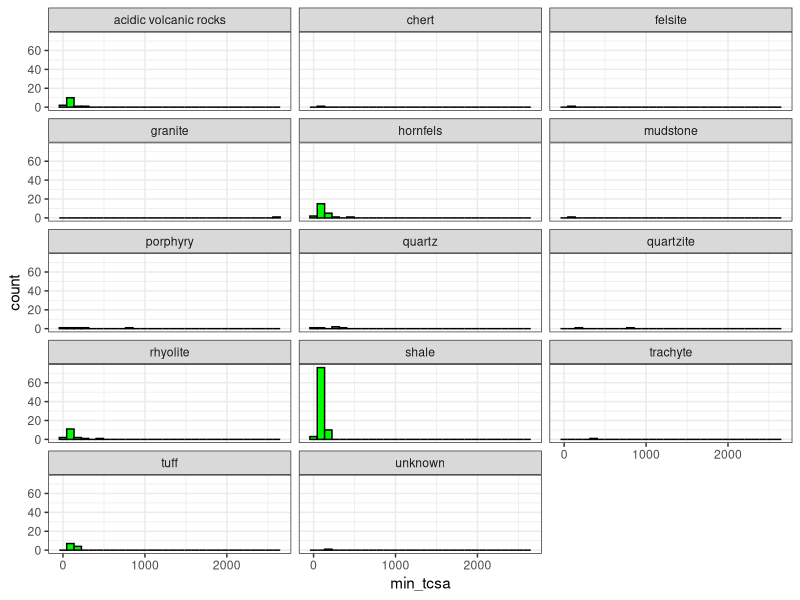
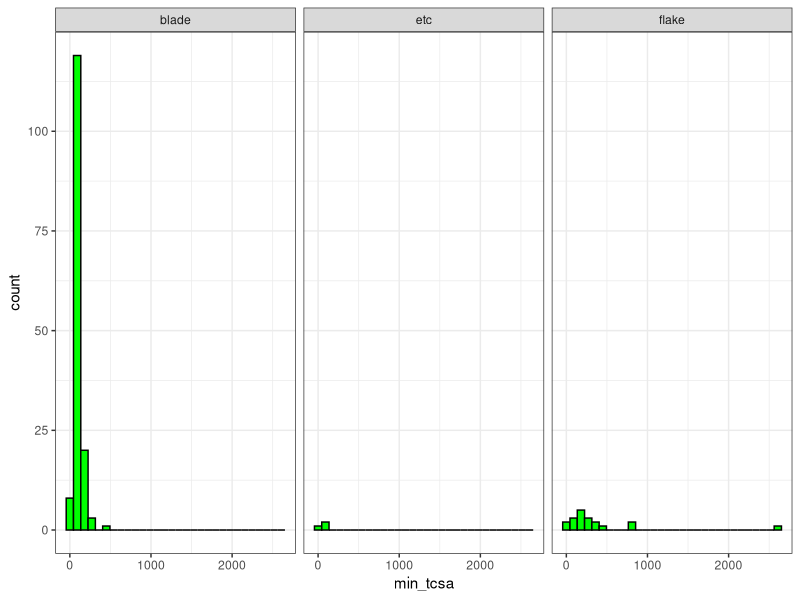
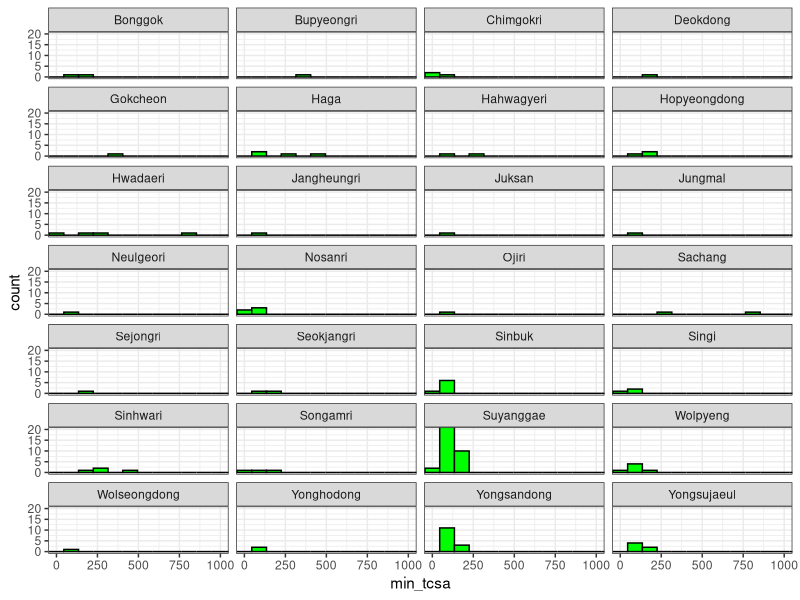
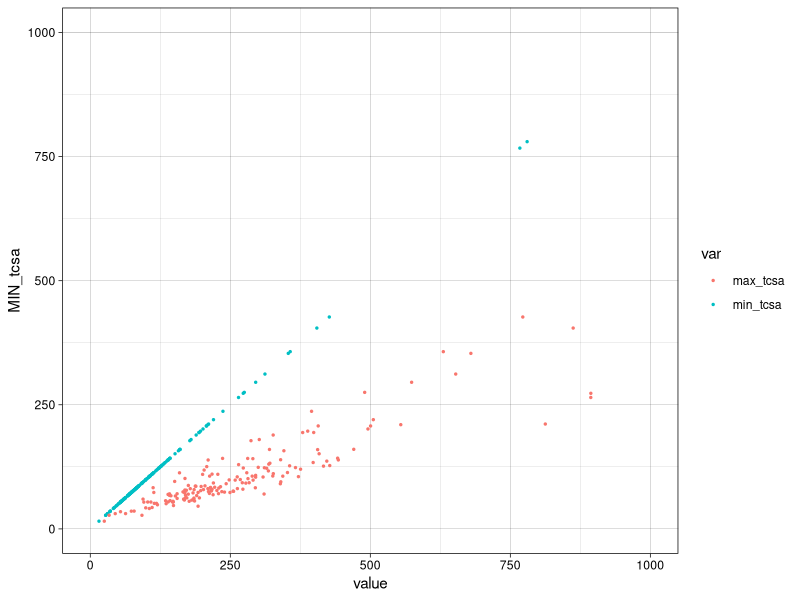

The R source for these figures, in order:
library(readxl)
library(here)
library(tidyr)
library(dplyr)
library(ggplot2)

mydata <- read_excel(here("analysis/data/raw_data/TCSA_raw_data.xlsx"))

tcsa <- mydata %>%
  mutate(min_tcsa = 0.5 *Width * Thickness) %>%
  mutate(max_tcsa = 0.5 *Length * Thickness) %>%
  mutate(id = row_number())

cv <- function(x, ... ) sd(x, ...) / mean(x, ...) *100

mean(tcsa$min_tcsa)
sd(tcsa$min_tcsa)
cv(tcsa$min_tcsa)

#### histogram for min tcsa
all <- ggplot(tcsa, aes(min_tcsa)) +
  geom_histogram(color="black", fill="green") +
  theme_bw()

#Facet by raw material
all +  facet_wrap(~Raw_material, ncol = 3)


all +  facet_wrap(~Blank, ncol = 3)


#Facet by raw site
all +  facet_wrap(~Site_name, ncol = 4) +
      coord_cartesian(xlim = c(0,1000), ylim = c(0,20))

#Facet by size class



########figure 5#############
# use two columns for x-axis like Lombard's figure 5
library(reshape2)
two_tcsa <- melt(tcsa, id.vars = c("min_tcsa", "max_tcsa"))

## combine min and max tcsas to one x-axis, and then make min again for y-axis
two_tcsa <- tcsa %>%
  pivot_longer(c(min_tcsa, max_tcsa), names_to = "var", values_to = "value") %>%
  mutate(MIN_tcsa = 0.5 *Width * Thickness)

ggplot(two_tcsa, aes(x = value, y = MIN_tcsa, color = var)) +
  geom_point(size = 0.5) +
  coord_cartesian(xlim = c(0,1000), ylim = c(0,1000)) +
  theme_linedraw()
